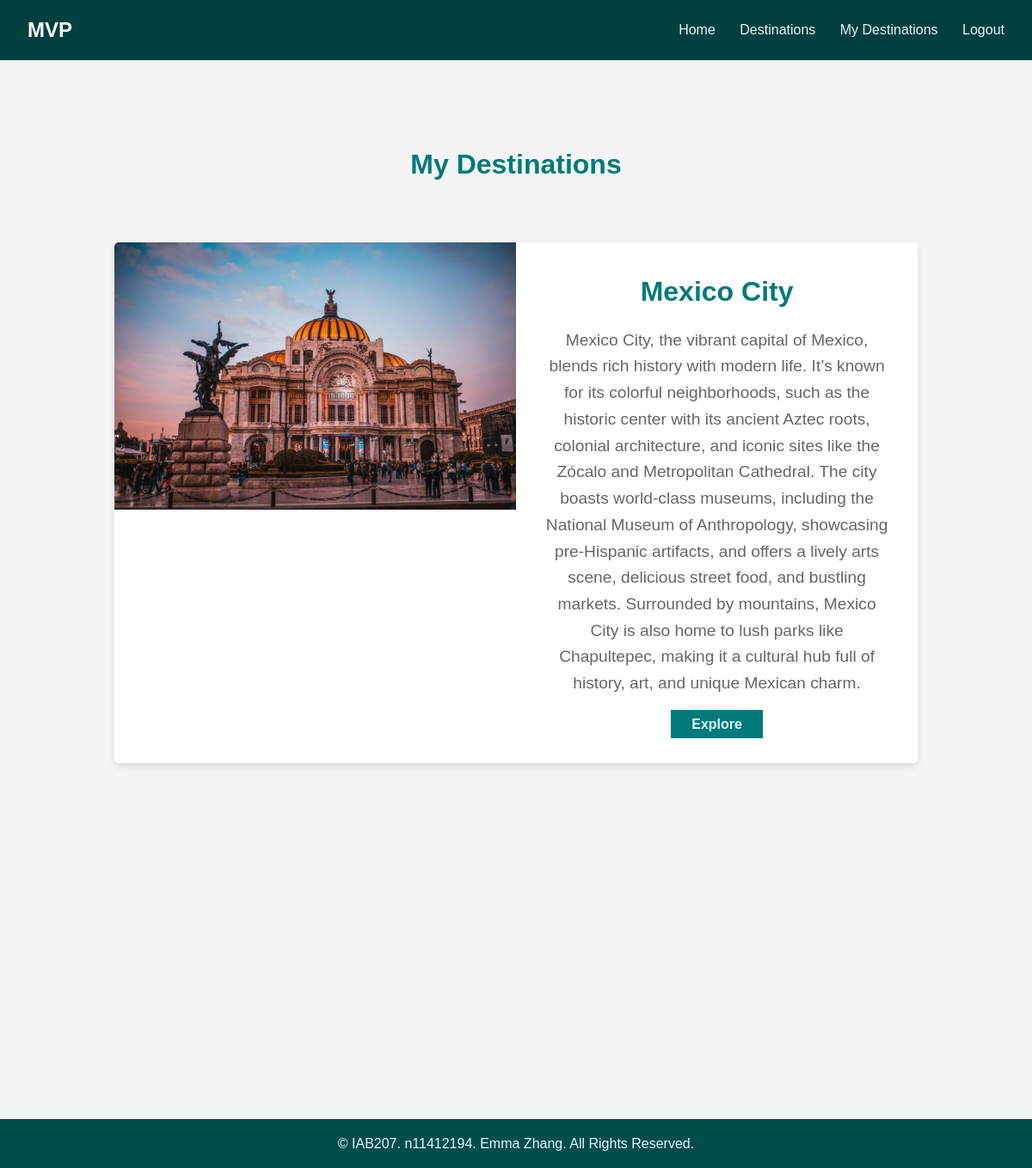
Page /mydestinations (signed in) on the committed database.
### app.py (models this page shows)
class Destination(db.Model):
    id = db.Column(db.Integer, primary_key=True)
    name = db.Column(db.String(150), nullable=False)
    description = db.Column(db.Text, nullable=False)
    image_filename = db.Column(db.String(150), nullable=True)
    user_id = db.Column(db.Integer, db.ForeignKey('user.id'), nullable=False)
    user = db.relationship('User', backref=db.backref('destinations', lazy=True))

### app.py (the view)
@app.route('/mydestinations')
@login_required
def my_destinations():
    user_destinations = Destination.query.filter_by(user_id=current_user.id).all()
    return render_template('myDestinations.html', destinations=user_destinations)

### app.py (called while the page is built)
@login_manager.user_loader
def load_user(user_id):
    return User.query.get(int(user_id))

### templates/myDestinations.html (shortened to what this page needs)
<!DOCTYPE html>
<html lang="en">
<head>
    <link href="/static/style.css" rel="stylesheet">
</head>
<body>
    <nav class="navbar">
        <a href="/" class="logo">MVP</a>
        <div class="nav-links">
            <a href="/">Home</a>
            <a href="/destinations">Destinations</a>
            {% if current_user.is_authenticated %}
                <a href="/mydestinations">My Destinations</a>
                <a href="/logout">Logout</a>
            {% else %}
                <a href="/login">Login</a>
                <a href="/register">Register</a>
            {% endif %}
        </div>
    </nav>
        <section class="destinations">
            <h2>My Destinations</h2>
            {% if destinations %}
                <div class="destination-cards">
                    {% for destination in destinations %}
                    <div class="destination-card">
                        <div class="destination-card-image">
                            {% if destination.image_filename %}
                            <img src="{{ url_for('static', filename='images/' + destination.image_filename) }}" alt="Image of {{ destination.name }}" width="100%">
                            {% else %}
                            <img src="/static/images/default.jpg" alt="No Image Available" width="100%">
                            {% endif %}
                        </div>
                        <div class="destination-card-info">
                            <h3>{{ destination.name }}</h3>
                            <p>{{ destination.description }}</p>
                            <a href="{{ url_for('explore_destination', destination_id=destination.id) }}" class="card-btn">Explore</a>
                        </div>
                    </div>
                    {% endfor %}
                </div>
            {% else %}
                <p>You haven't created any destinations yet.</p>
            {% endif %}
        </section>
    <div style="height: 350px;"></div>
    <footer class="footer">
        <p>&copy; IAB207. n11412194. Emma Zhang. All Rights Reserved.</p>
    </footer>
</body>
</html>

### static/style.css (style rules this page uses)
* { margin: 0; padding: 0; box-sizing: border-box; }
body { font-family: 'Helvetica', sans-serif; line-height: 1.6; color: #2F4C4F; background-color: #f4f4f4; }
.navbar { display: flex; justify-content: space-between; align-items: center; padding: 1em 2em; background: #003f3f; }
.navbar .logo { font-size: 1.5em; font-weight: bold; color: #fcfcfc; text-decoration: none; }
.navbar .nav-links a { margin-left: 1.5em; color: #E1F5FE; text-decoration: none; font-weight: 500; transition: color 0.3s; }
h2 { text-align: center; margin: 2em 0; color: #007A7A; }
.footer { text-align: center; padding: 1rem; background-color: #004D4D; color: #E1F5FE; width: 100%; margin-top: 2em; }
.destinations { padding: 2em 1em; text-align: center; }
.destinations h2 { font-size: 2em; margin-bottom: 1em; color: #007A7A; }
.destination-cards { display: flex; justify-content: center; gap: 1.5em; }
.card-btn { padding: 0.5em 1.5em; background: #007A7A; color: #E1F5FE; font-weight: bold; border: none; text-decoration: none; }
html, body { margin: 0; padding: 0; height: 100%; }
.destination-card { display: flex; flex-direction: row; width: 80%; margin: 2em auto; background: #ffffff; border-radius: 5px; box-shadow: 0px 4px 8px rgba(0, 0, 0, 0.1); overflow: hidden; }
.destination-card-image { width: 50%; }
.destination-card-image img { width: 100%; height: auto; object-fit: cover; }
.destination-card-info { padding: 2em; width: 50%; }
.destination-card-info h3 { font-size: 2em; color: #007A7A; margin-bottom: 0.5em; }
.destination-card-info p { font-size: 1.2em; color: #666; margin-bottom: 1em; }
.footer { text-align: center; padding: 1rem; background-color: #004D4D; color: #E1F5FE; width: 100%; margin-top: auto; }

### rows in the picture
Destination: image_filename (picture), name "Mexico City", description "Mexico City, the vibrant capital of Mexico, blends rich history with modern life. It’s known for its colorful neighborhoods, such as the historic center with its ancient Aztec roots, colonial architecture, and iconic sites like the Zócalo and Metropolitan Cathedral. The city boasts world-class museums, including the National Museum of Anthropology, showcasing pre-Hispanic artifacts, and offers a lively arts scene, delicious street food, and bustling markets. Surrounded by mountains, Mexico City is also home to lush parks like Chapultepec, making it a cultural hub full of history, art, and unique Mexican charm."
